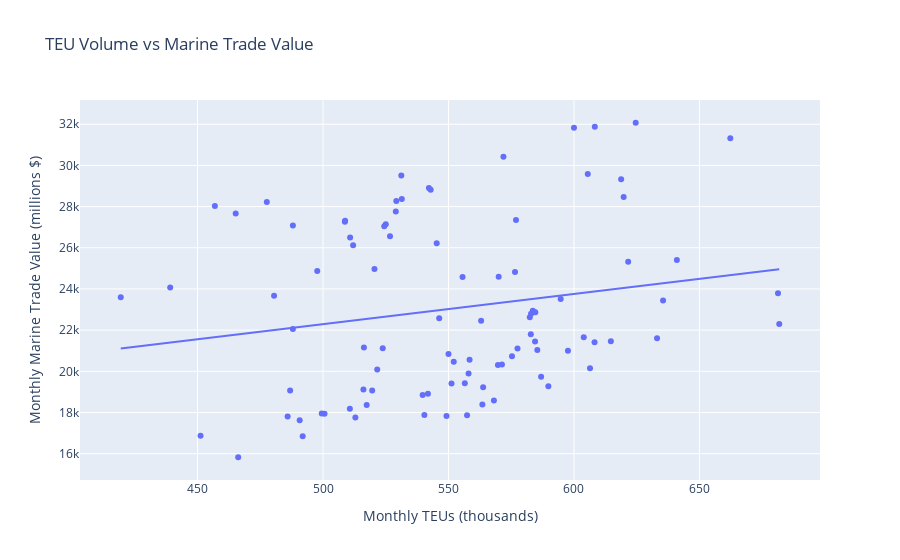
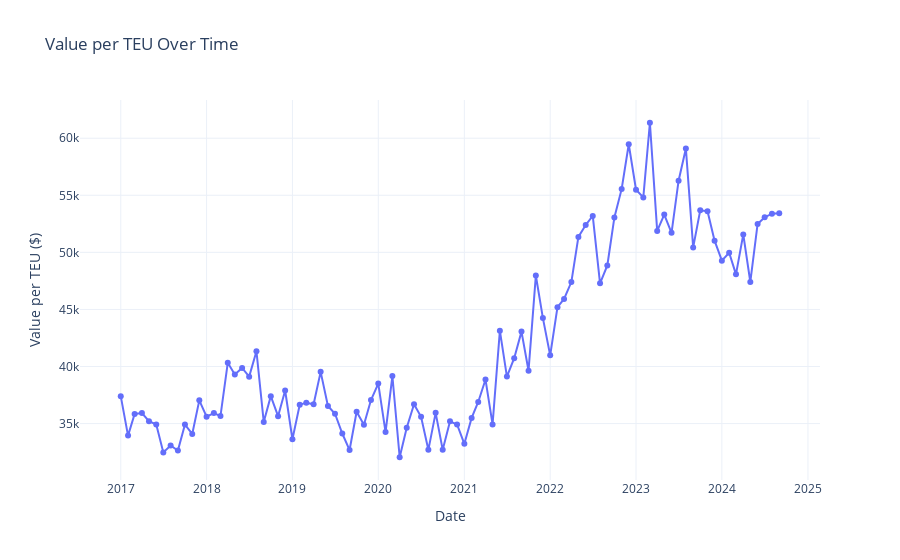

The notebook cell these images were saved under, in order:
### Markdown cell above
## 3. TEU vs Trade Value Analysis

Let's examine the relationship between container volumes (TEUs) and trade values:

### Code cell
# Calculate total marine trade value and TEUs by month
monthly_teu = df[df['mode'] == 'TEU'].groupby('REF_DATE')['VALUE'].sum().reset_index()
monthly_marine = df[df['mode'] == 'Marine'].groupby('REF_DATE')['VALUE'].sum().reset_index()

# Join the series
combined = pd.merge(monthly_teu, monthly_marine, on='REF_DATE', suffixes=('_teu', '_marine'))
combined['value_per_teu'] = (combined['VALUE_marine'] * 1e6) / (combined['VALUE_teu'] * 1e3)  # Convert to dollars per TEU

# Create scatter plot with trend
fig_scatter = px.scatter(combined, x='VALUE_teu', y='VALUE_marine',
                 trendline="ols",
                 labels={'VALUE_teu': 'Monthly TEUs (thousands)',
                        'VALUE_marine': 'Monthly Marine Trade Value (millions $)'},
                 title='TEU Volume vs Marine Trade Value')

# Save the scatter plot to HTML
fig_scatter.write_html(os.path.join(plots_dir, 'teu_vs_trade_scatter.html'))
print("Saved TEU vs trade value scatter plot to plots/teu_vs_trade_scatter.html")

fig_scatter.show()

# Calculate correlations and metrics
correlation = combined['VALUE_teu'].corr(combined['VALUE_marine'])
avg_value_per_teu = combined['value_per_teu'].mean()

print("\nTEU vs Trade Value Analysis:")
print(f"Correlation coefficient: {correlation:.3f}")
print(f"Average value per TEU: ${avg_value_per_teu:,.0f}")

# Show trend over time
fig_trend = go.Figure()
fig_trend.add_trace(go.Scatter(x=combined['REF_DATE'], y=combined['value_per_teu'],
                        mode='lines+markers', name='Value per TEU'))
fig_trend.update_layout(title='Value per TEU Over Time',
                 xaxis_title='Date',
                 yaxis_title='Value per TEU ($)',
                 template='plotly_white')

# Save the trend plot to HTML
fig_trend.write_html(os.path.join(plots_dir, 'value_per_teu_trend.html'))
print("Saved value per TEU trend plot to plots/value_per_teu_trend.html")

fig_trend.show()

# Calculate YoY growth rates
combined['YoY_TEU'] = combined['VALUE_teu'].pct_change(periods=12) * 100
combined['YoY_Trade'] = combined['VALUE_marine'].pct_change(periods=12) * 100

print("\nGrowth Rate Analysis:")
print("Average Year-over-Year growth rates:")
print(f"TEU Volume: {combined['YoY_TEU'].mean():.1f}%")
print(f"Trade Value: {combined['YoY_Trade'].mean():.1f}%")
